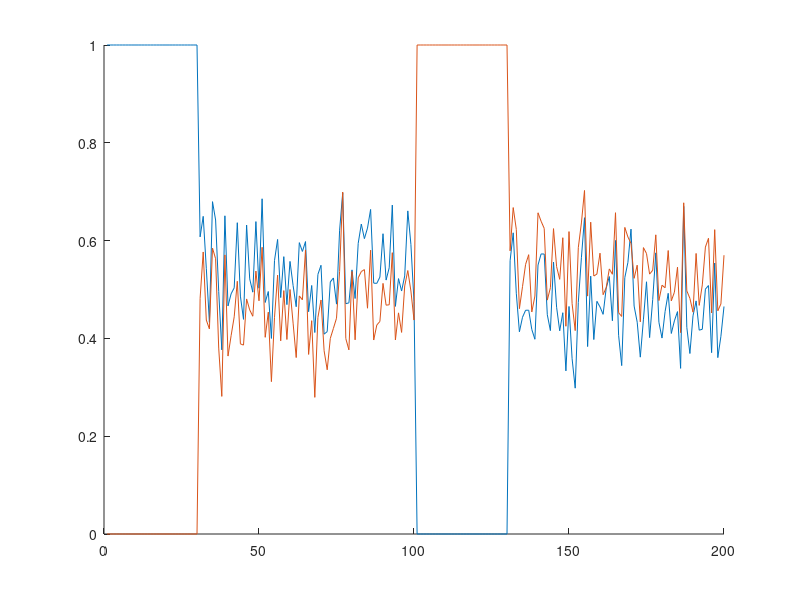

The MATLAB script that drew this image: (Note: this script raises an error after producing the figure.)
%% Section 4.5.2 Semi-supervised kernel learning
% This page contains simulations in Section 4.5.2.

%% First intuitions on Gaussian mixture
close all; clear; clc

cs = [1/2 1/2];
k = length(cs); % number of classes

n = 200;
alpha = -1;
nl = 60;
nu = n - nl;
label_ind = zeros(nl,1);
unlabel_ind = zeros(nu,1);

p = 20;
means = @(i) [(-1)^i*2;zeros(p-1,1)];
covs  = @(i) eye(p);

S = zeros(n,k);
W=zeros(p,n);
for i=1:k
    W(:,sum(cs(1:(i-1)))*n+1:sum(cs(1:i))*n)=sqrtm(covs(i))*randn(p,cs(i)*n);
    S(sum(cs(1:(i-1)))*n+1:sum(cs(1:i))*n,i) = ones(cs(i)*n,1);
    label_ind(sum(cs(1:(i-1)))*nl+1:sum(cs(1:i))*nl) = sum(cs(1:(i-1)))*n+1:sum(cs(1:(i-1)))*n+cs(i)*nl;
    unlabel_ind(sum(cs(1:(i-1)))*nu+1:sum(cs(1:i))*nu) = sum(cs(1:(i-1)))*n+cs(i)*nl+1:sum(cs(1:i))*n;
end

X=zeros(p,n);
for i=1:k
    X(:,sum(cs(1:(i-1)))*n+1:sum(cs(1:i))*n)=W(:,sum(cs(1:(i-1)))*n+1:sum(cs(1:i))*n)+means(i)*ones(1,cs(i)*n);
end
XX = X'*X;

K = exp(-(-2*(XX)+diag(XX)*ones(1,n)+ones(n,1)*diag(XX)')/p/2);
d = K*ones(n,1);

K_ul = K(unlabel_ind, label_ind);
K_uu = K(unlabel_ind, unlabel_ind);

Sl = S(label_ind,:);

dl = d(label_ind);
du = d(unlabel_ind);

hat_Su = (eye(nu) - diag(du.^(-1-alpha))*K_uu*diag(du.^alpha) )\( diag(du.^(-1-alpha))*K_ul*diag(dl.^alpha)*Sl);
S(unlabel_ind,:) = hat_Su;

figure
hold on
plot(S)
xline(nl*cs(1),'--')
xline(n*cs(1),'--')
xline(n*cs(1)+nl*cs(2),'--')
yline(0.5,'--')
legend('scores for $\mathcal C_1$', 'scores for $\mathcal C_2$', 'Interpreter', 'latex', 'FontSize', 15);
xlabel('Index', 'Interpreter', 'latex')
ylabel('Score', 'Interpreter', 'latex')

%% First intuitions on MNIST data
close all; clear; clc

cs = [1/2 1/2];
k = length(cs); % number of classes

n = 200;
alpha = -1;
nl = 60;
nu = n - nl;
label_ind = zeros(nl,1);
unlabel_ind = zeros(nu,1);

init_data = loadMNISTImages('../datasets/MNIST/train-images-idx3-ubyte');
init_labels = loadMNISTLabels('../datasets/MNIST/train-labels-idx1-ubyte');

[labels,idx_init_labels]=sort(init_labels,'ascend');
data=init_data(:,idx_init_labels);

init_n=length(data(1,:));
p=length(data(:,1));

selected_labels=[1 2];

if length(selected_labels) ~= k
    error('Error: selected labels and nb of classes not equal!')
end

% Data preprecessing
data = data/max(data(:));
mean_data=mean(data,2);
norm2_data=0;
for i=1:init_n
    norm2_data=norm2_data+1/init_n*norm(data(:,i)-mean_data)^2;
end
data=(data-mean_data*ones(1,size(data,2)))/sqrt(norm2_data)*sqrt(p);


selected_data = cell(k,1);
j=1;
for i=selected_labels
    selected_data{j}=data(:,labels==i);
    j = j+1;
end


X=zeros(p,n);
S = zeros(n,k);
for i = 1:k
    %data = selected_data{i};
    data = selected_data{i}(:,randperm(size(selected_data{i},2)));
    X(:,sum(cs(1:(i-1)))*n+1:sum(cs(1:i))*n)=data(:,1:n*cs(i));
    S(sum(cs(1:(i-1)))*n+1:sum(cs(1:i))*n,i) = ones(cs(i)*n,1);
    label_ind(sum(cs(1:(i-1)))*nl+1:sum(cs(1:i))*nl) = sum(cs(1:(i-1)))*n+1:sum(cs(1:(i-1)))*n+cs(i)*nl;
    unlabel_ind(sum(cs(1:(i-1)))*nu+1:sum(cs(1:i))*nu) = sum(cs(1:(i-1)))*n+cs(i)*nl+1:sum(cs(1:i))*n;
end
XX = X'*X;

K = exp(-(-2*(XX)+diag(XX)*ones(1,n)+ones(n,1)*diag(XX)')/p/2);
d = K*ones(n,1);

K_ll = K(label_ind, label_ind);
K_lu = K(label_ind, unlabel_ind);
K_ul = K(unlabel_ind, label_ind);
K_uu = K(unlabel_ind, unlabel_ind);

Sl = S(label_ind,:);

dl = d(label_ind);
du = d(unlabel_ind);

hat_Su = (eye(nu) - diag(du.^(-1-alpha))*K_uu*diag(du.^alpha) )\( diag(du.^(-1-alpha))*K_ul*diag(dl.^alpha)*Sl);
S(unlabel_ind,:) = hat_Su;

figure
hold on
plot(S)
xline(nl*cs(1),'--')
xline(n*cs(1),'--')
xline(n*cs(1)+nl*cs(2),'--')
yline(0.5,'--')
legend('scores for $\mathcal C_1$', 'scores for $\mathcal C_2$', 'Interpreter', 'latex', 'FontSize', 15);
xlabel('Index', 'Interpreter', 'latex')
ylabel('Score', 'Interpreter', 'latex')

%% Empirical classification of "classical" Laplacian learning of two "nested balls"
close all; clear; clc

cs = [1/2 1/2];
k = length(cs); % number of classes

n = 1024;
p = 512;
alpha = -1;
nl = n/16;
nu = n - nl;
label_ind = zeros(nl,1);
unlabel_ind = zeros(nu,1);

kernel = 'poly2'; % 'gauss' or 'poly2'

means = @(i) zeros(p,1);
covs  = @(i) (1 + (i-1)*3/sqrt(p))*eye(p);

S = zeros(n,k);
W=zeros(p,n);
for i=1:k
    W(:,sum(cs(1:(i-1)))*n+1:sum(cs(1:i))*n)=sqrtm(covs(i))*randn(p,cs(i)*n);
    S(sum(cs(1:(i-1)))*n+1:sum(cs(1:i))*n,i) = ones(cs(i)*n,1);
    label_ind(sum(cs(1:(i-1)))*nl+1:sum(cs(1:i))*nl) = sum(cs(1:(i-1)))*n+1:sum(cs(1:(i-1)))*n+cs(i)*nl;
    unlabel_ind(sum(cs(1:(i-1)))*nu+1:sum(cs(1:i))*nu) = sum(cs(1:(i-1)))*n+cs(i)*nl+1:sum(cs(1:i))*n;
end

X=zeros(p,n);
for i=1:k
    X(:,sum(cs(1:(i-1)))*n+1:sum(cs(1:i))*n)=W(:,sum(cs(1:(i-1)))*n+1:sum(cs(1:i))*n)+means(i)*ones(1,cs(i)*n);
end
XX = X'*X;

tau = 2*trace(cs(1)*covs(1) + cs(2)*covs(2))/p;

nb_param = 30;
switch kernel
    case 'gauss'
        sigma2_loop = 2.^linspace(-5,5,nb_param);
        param_loop = sigma2_loop;
    case 'poly2'
        fp_tau_loop = linspace(-1.5,1.5,nb_param);
        param_loop = fp_tau_loop;
end

store_error = zeros(nb_param,1);
for param_index = 1:nb_param
    
    switch kernel
        case 'gauss'
            sigma2 = sigma2_loop(param_index);
            f = @(t) exp(-t/2/sigma2);
        case 'poly2'
            fp_tau = fp_tau_loop(param_index);
            derivs=[1 fp_tau 1];
            coeffs=zeros(1,length(derivs));
            for i=1:length(derivs)
                coeffs(i)=derivs(length(derivs)+1-i)/factorial(length(derivs)-i);
            end
            f = @(x) polyval(coeffs,x-tau);
    end
    
    K = f((-2*(XX)+diag(XX)*ones(1,n)+ones(n,1)*diag(XX)')/p);
    d = K*ones(n,1);
    
    K_ll = K(label_ind, label_ind);
    K_lu = K(label_ind, unlabel_ind);
    K_ul = K(unlabel_ind, label_ind);
    K_uu = K(unlabel_ind, unlabel_ind);
    
    Sl = S(label_ind,:);
    
    dl = d(label_ind);
    du = d(unlabel_ind);
    
    hat_Su = (eye(nu) - diag(du.^(-1-alpha))*K_uu*diag(du.^alpha) )\( diag(du.^(-1-alpha))*K_ul*diag(dl.^alpha)*Sl);
    S(unlabel_ind,:) = hat_Su;
    
    estim_vec_C1 = S(unlabel_ind,1)>S(unlabel_ind,2);
    estim_vec_C2 = 1 - estim_vec_C1;
    vec_C1 = [ones(nu*cs(1),1);zeros(nu*cs(2),1)];
    vec_C2 = 1 - vec_C1;
    
    store_error(param_index) = 1- sum(estim_vec_C1.*vec_C1 + estim_vec_C2.*vec_C2)/nu;
end

figure
switch kernel
    case 'gauss'
        semilogx(sigma2_loop,store_error, '^-');
        axis([min(sigma2_loop), max(sigma2_loop), 0.25, 0.75]);
        yline(0.5)
        xlabel('$\sigma^2$', 'Interpreter', 'latex');
        ylabel('Misclassication rate', 'Interpreter', 'latex');
    case 'poly2'
        plot(fp_tau_loop,store_error, '^-');
        yline(0.5)
        xlabel('$f^{\prime}(\tau_p)$', 'Interpreter', 'latex');
        ylabel('Misclassication rate', 'Interpreter', 'latex');
        xline(-1,'--');
        xline(1,'--');
end

%% Improved semi-supervised learning: theoretical misclassification rate on function of $\theta$
close all; clear; clc

p = 100;
covs = toeplitz(.1.^(0:(p-1)));
Delta_mu = [2;zeros(p-1,1)];

cs = [1/2 1/2];
thetas = linspace(.05,1-eps,50);

testcase = 'nl'; % nu or nl

switch testcase
    case 'nu'
        nus = [800, 400, 200];
        nl = 100;
        params = nus;
    case 'nl'
        nu = 800;
        nls = [400, 200, 100];
        params = nls;
end


store_output = zeros(length(params), length(thetas));
for i = 1:length(params)
    switch testcase
        case 'nu'
            nu = nus(i);
        case 'nl'
            nl = nls(i);
    end
    
    iter = 1;
    options = optimset('Display','off');
    for theta = thetas
        xi = fsolve( @(t)cs(1)*cs(2).*t*Delta_mu'*((eye(p) - t*covs)\Delta_mu) - theta, .5, options);
        
        inv_C_Delta_mu = (eye(p) - xi*covs)\Delta_mu;
        eta = xi^2*norm( (eye(p) - xi*covs)\covs, 'fro')^2/p;
        zeta = cs(1)*cs(2)*xi^2*inv_C_Delta_mu'*covs*inv_C_Delta_mu;
        
        E = 2*nl*theta/nu./(1-theta);
        V = cs(1)*cs(2)*( (2*nl+E*nu)^2*zeta + (4*nl + E^2*nu)*p*eta )/( nu*(nu-p*eta) );
        
        store_output(i,iter) = cs(1)*qfunc((1-cs(1))*E/sqrt(V)) + cs(2)*qfunc((1-cs(2))*E/sqrt(V));
        iter = iter + 1;
    end
end

[max1,ind1] = min(store_output(1,:));
[max2,ind2] = min(store_output(2,:));
[max3,ind3] = min(store_output(3,:));

figure
hold on
p1 = plot(thetas, store_output(1,:),'b');
p2 = plot(thetas, store_output(2,:),'r--');
p3 = plot(thetas, store_output(3,:),'g-.');
plot(thetas(ind1), max1, 'bo'); plot(thetas(ind2), max2, 'ro'); plot(thetas(ind3), max3, 'go');

switch testcase
    case 'nu'
        legend([p1 p2 p3], '$n_{[u]} = 800$', '$n_{[u]} = 400$', '$n_{[u]} = 200$', 'Interpreter', 'latex', 'Fontsize', 14, 'Location', 'northwest')
    case 'nl'
        legend([p1 p2 p3], '$n_{[l]} = 400$', '$n_{[l]} = 200$', '$n_{[l]} = 100$', 'Interpreter', 'latex', 'Fontsize', 14, 'Location', 'northeast')
end
xlabel( '$\theta$', 'Interpreter', 'latex');
ylabel( 'Misclassicaiton rate', 'Interpreter', 'latex');

%% Improved semi-supervised learning: empirical misclassification rate on Gaussian data
close all; clear; clc

cs = [1/2 1/2];
k = length(cs); % number of classes
p = 100;
nl = 200;

means = @(a) (-1)^a*[1;zeros(p-1,1)];
covs = @(a) eye(p);
P = @(n) eye(n) - ones(n)/n;

nu_loop = 100:100:1000;
store_error = zeros(length(nu_loop),3);

iter = 1;
nb_average_loop = 50;
%rng(1024);
for nu = nu_loop
    n = nl + nu;
    label_ind = zeros(nl,1);
    unlabel_ind = zeros(nu,1);
    
    vec_C1 = [ones(nu*cs(1),1);zeros(nu*cs(2),1)];
    vec_C2 = 1 - vec_C1;
    vec_C = -vec_C1 + vec_C2;
    
    store_error_tmp = zeros(nb_average_loop,3);
    
    for average_index = 1:nb_average_loop
        S = zeros(n,k);
        W=zeros(p,n);
        for i=1:k
            W(:,sum(cs(1:(i-1)))*n+1:sum(cs(1:i))*n)=sqrtm(covs(i))*randn(p,cs(i)*n);
            S(sum(cs(1:(i-1)))*n+1:sum(cs(1:i))*n,i) = ones(cs(i)*n,1);
            label_ind(sum(cs(1:(i-1)))*nl+1:sum(cs(1:i))*nl) = sum(cs(1:(i-1)))*n+1:sum(cs(1:(i-1)))*n+cs(i)*nl;
            unlabel_ind(sum(cs(1:(i-1)))*nu+1:sum(cs(1:i))*nu) = sum(cs(1:(i-1)))*n+cs(i)*nl+1:sum(cs(1:i))*n;
        end
        
        X=zeros(p,n);
        for i=1:k
            X(:,sum(cs(1:(i-1)))*n+1:sum(cs(1:i))*n)=W(:,sum(cs(1:(i-1)))*n+1:sum(cs(1:i))*n)+means(i)*ones(1,cs(i)*n);
        end
        XX = X'*X;
        
        f = @(t) exp(-t/2);
        K = f((-2*(XX)+diag(XX)*ones(1,n)+ones(n,1)*diag(XX)')/p);
        
        % RMT-improved
        hat_K = P(n)*K*P(n);
        
        hat_K_ll = hat_K(label_ind, label_ind);
        hat_K_lu = hat_K(label_ind, unlabel_ind);
        hat_K_ul = hat_K(unlabel_ind, label_ind);
        hat_K_uu = hat_K(unlabel_ind, unlabel_ind);
        
        hat_Sl = P(nl)*S(label_ind,:);
        
        alpha = norm(hat_K_uu)+1;
        hat_Su = ((alpha*eye(nu) - hat_K_uu )\hat_K_ul)*hat_Sl;
        S(unlabel_ind,:) = hat_Su;
        
        estim_vec_C1 = S(unlabel_ind,1)>S(unlabel_ind,2);
        estim_vec_C2 = 1 - estim_vec_C1;
        store_error_tmp(average_index,1) = 1- sum(estim_vec_C1.*vec_C1 + estim_vec_C2.*vec_C2)/nu;
        
        % classical Laplacian
        alpha = -1;
        d = K*ones(n,1);
        
        K_ll = K(label_ind, label_ind);
        K_lu = K(label_ind, unlabel_ind);
        K_ul = K(unlabel_ind, label_ind);
        K_uu = K(unlabel_ind, unlabel_ind);
        
        Sl = S(label_ind,:);
        
        dl = d(label_ind);
        du = d(unlabel_ind);
        
        hat_Su = (eye(nu) - diag(du.^(-1-alpha))*K_uu*diag(du.^alpha) )\( diag(du.^(-1-alpha))*K_ul*diag(dl.^alpha)*Sl);
        S(unlabel_ind,:) = hat_Su;
        
        estim_vec_C1 = S(unlabel_ind,1)>S(unlabel_ind,2);
        estim_vec_C2 = 1 - estim_vec_C1;
        
        store_error_tmp(average_index,2) = 1- sum(estim_vec_C1.*vec_C1 + estim_vec_C2.*vec_C2)/nu;
        
        % kernel spectral clustering
        [v,~] = eigs(P(nu)*K_uu*P(nu), 1, 'largestreal');
        if v'*vec_C < 0
            v = -v;
        end
        
        store_error_tmp(average_index,3) = 1- sum(sign(v)==vec_C)/nu;
    end
    
    store_error(iter,1) = mean(store_error_tmp(:,1));
    store_error(iter,2) = mean(store_error_tmp(:,2));
    store_error(iter,3) = mean(store_error_tmp(:,3));
    
    iter = iter + 1;
end

figure
hold on
plot(nu_loop,store_error(:,1), 'r*-')
plot(nu_loop,store_error(:,2),'b*-')
plot(nu_loop,store_error(:,3),'g*-')
legend('RMT improved', 'Classical Laplacian', 'Spectral Clustering', 'Interpreter', 'latex', 'Fontsize', 15)

%% Intra- and inter-class distance of MNIST data
close all; clear; clc

cs = [1/2 1/2];
k = length(cs); % number of classes

n = 4000;
selected_labels=[8 9];
noise_level_dB = -Inf;

init_data = loadMNISTImages('../datasets/MNIST/train-images-idx3-ubyte');
init_labels = loadMNISTLabels('../datasets/MNIST/train-labels-idx1-ubyte');

[labels,idx_init_labels]=sort(init_labels,'ascend');
data=init_data(:,idx_init_labels);

init_n=length(data(1,:));
p=length(data(:,1));

if length(selected_labels) ~= k
    error('Error: selected labels and nb of classes not equal!')
end

% Data preprecessing
data = data/max(data(:));
mean_data=mean(data,2);
norm2_data=0;
for i=1:init_n
    norm2_data=norm2_data+1/init_n*norm(data(:,i)-mean_data)^2;
end
data=(data-mean_data*ones(1,size(data,2)))/sqrt(norm2_data)*sqrt(p);


% Add Gaussian noise to data
noise_level=10^(noise_level_dB/10);
Noise = rand(p,init_n)*sqrt(12)*sqrt(noise_level*var(data(:)));
snr(data,Noise)
data=data+Noise;


selected_data = cell(k,1);
cascade_selected_data=[];
j=1;
for i=selected_labels
    selected_data{j}=data(:,labels==i);
    j = j+1;
end


X=zeros(p,n);
S = zeros(n,k);
for i = 1:k
    data = selected_data{i};
    %data = selected_data{i}(:,randperm(size(selected_data{i},2)));
    X(:,sum(cs(1:(i-1)))*n+1:sum(cs(1:i))*n)=data(:,1:n*cs(i));
end
XX = X'*X;

Dist = (-2*(XX)+diag(XX)*ones(1,n)+ones(n,1)*diag(XX)')/p;
Dist_intra = [Dist(1:n*cs(1),1:n*cs(1)), Dist(n*cs(1)+1:n,n*cs(1)+1:n)];
Dist_inter = [Dist(1:n*cs(1),n*cs(1)+1:n), Dist(n*cs(1)+1:n,1:n*cs(1))];

mean_Dist = mean([Dist_inter(:); Dist_intra(:)]);

figure
hold on
histogram(Dist_intra(:)/mean_Dist, 30, 'Normalization', 'pdf', 'EdgeColor', 'w')
histogram(Dist_inter(:)/mean_Dist, 30, 'Normalization', 'pdf', 'EdgeColor', 'w')
legend('intra-class', 'inter-class', 'Interpreter', 'latex', 'FontSize', 15);
